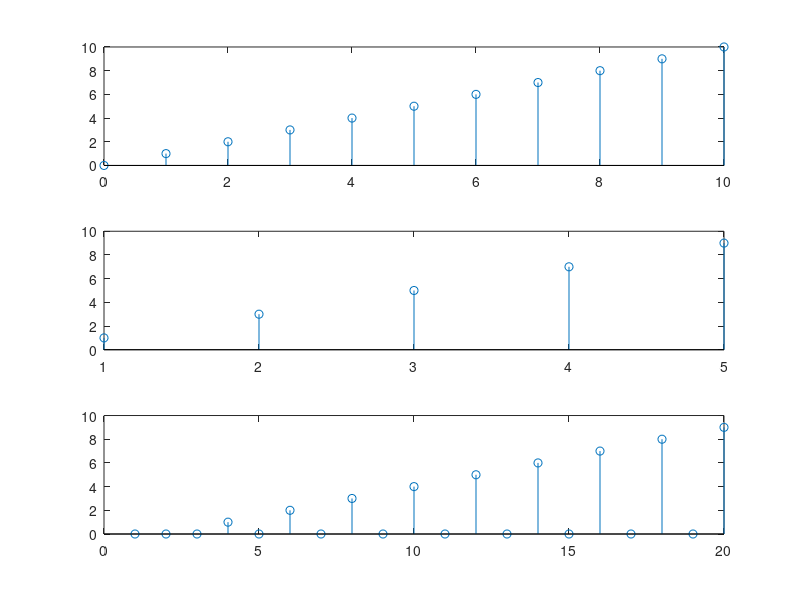

The MATLAB source for this figure:
clc;
clear;

x=0:1:10;
y=x;

x1= 1:5;%downsampling
for i=1:5
    y1(i)=x(2*i);
end

x2=1:20;%upsampling
for j=1:20
    if (rem(j,2)==0)
        y2(j)= x(0.5*j);
    else
        y2(j)=0;
    end
end
subplot(3,1,1);
stem(x,y);
subplot(3,1,2);
stem(x1,y1);
subplot(3,1,3);
stem(x2,y2);